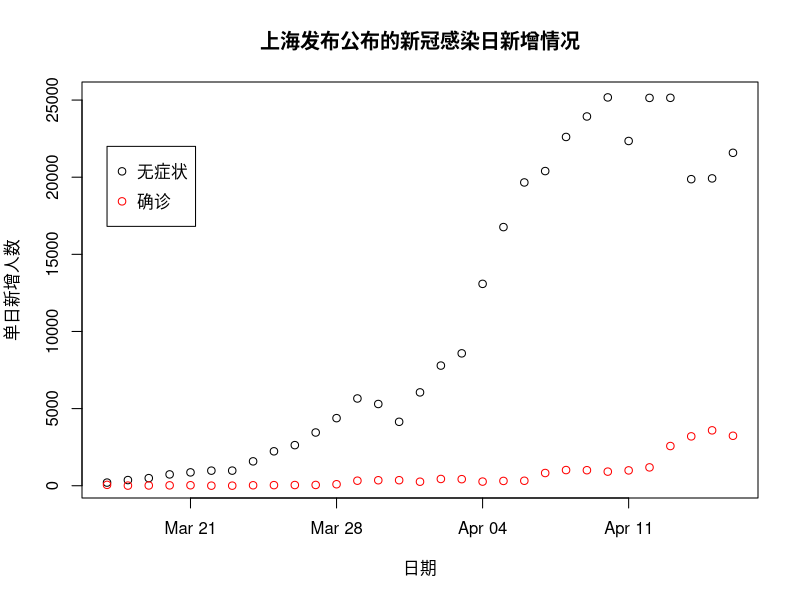
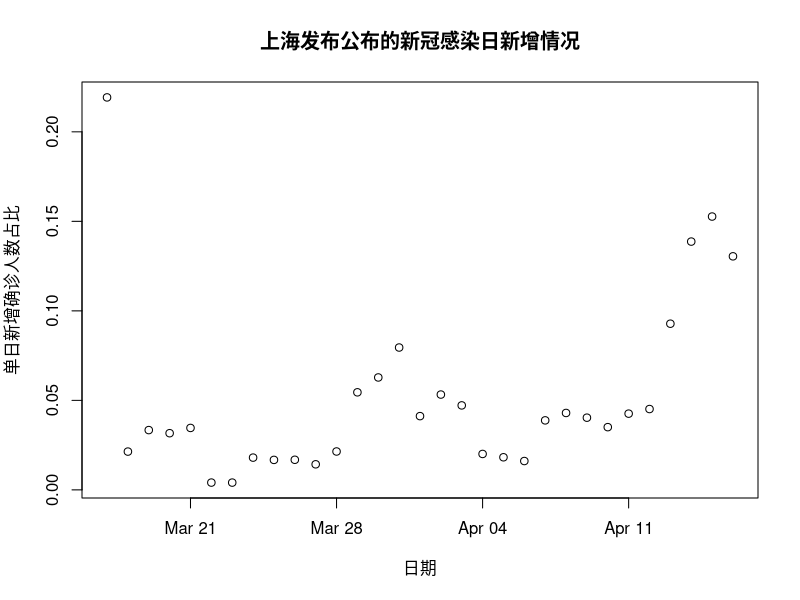
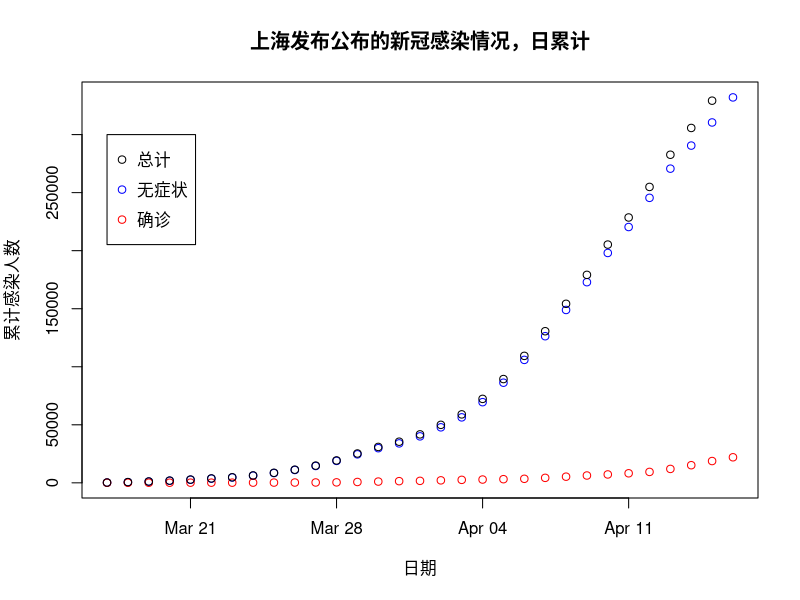
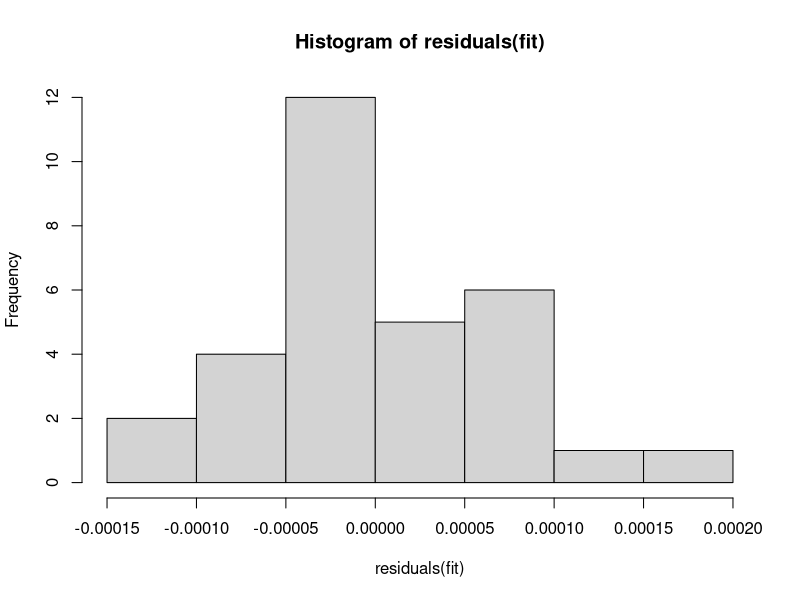
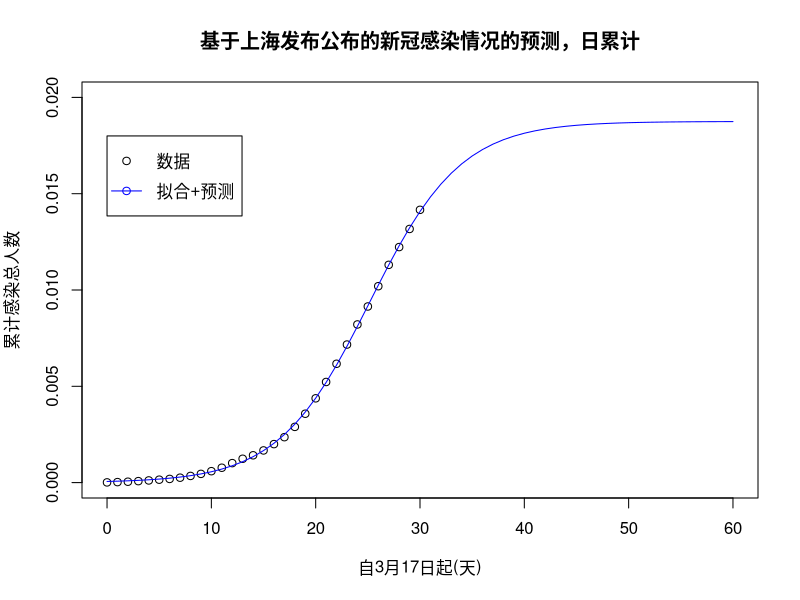
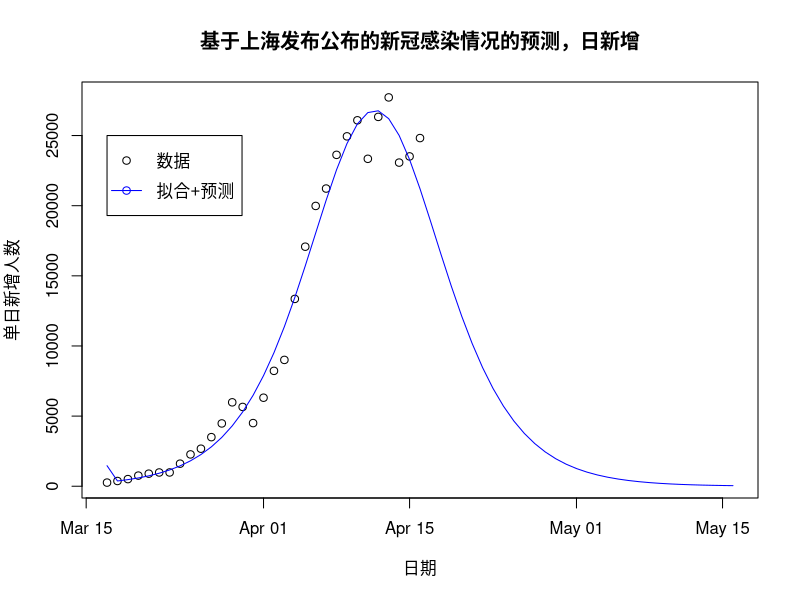

The R script that drew these images, in order:
## ---- chunk 1
knitr::opts_chunk$set(echo = TRUE)
## ---- chunk 2
df <- read.csv("SH_COVID19.csv")
df$date <- as.Date(df$date)
df[(nrow(df)-5):nrow(df),]
## ---- chunk 3
plot(df$date,df$new.asympt.cases, col="black",
     xlab="日期", ylab="单日新增人数")
points(df$date,df$new.cases, col="red")
legend(df$date[1], 22000, c("无症状","确诊"), col=c("black","red"), 
       pch=c(1,1), y.intersp=1.5)
title("上海发布公布的新冠感染日新增情况")
## ---- chunk 4
plot(df$date, df$new.cases/(df$new.asympt.cases+df$new.cases), col="black",
     xlab="日期", ylab="单日新增确诊人数占比")
title("上海发布公布的新冠感染日新增情况")
## ---- chunk 5
T1n <- cumsum(df$new.cases)
T2n <- cumsum(df$new.asympt.cases)
Tn <- T1n + T2n
plot(df$date,T2n, col="blue",
     xlab="日期", ylab="累计感染人数")
points(df$date, T1n, col="red")
points(df$date, Tn, col="black")
legend(df$date[1], 300000, c("总计","无症状","确诊"), col=c("black","blue","red"), 
       pch=c(1,1), y.intersp=1.5)
title("上海发布公布的新冠感染情况，日累计")
## ---- chunk 6
population <- 2.5e7
infection <- data.frame(In = Tn / population,
                        t = seq(from=0,to=length(df$date)-1,by=1))
fit <- nls(In ~ SSlogis(t, Asym, xmid, scal), data=infection)
summary(fit)
## ---- chunk 7
hist(residuals(fit),breaks=10)
## ---- chunk 8
t1 <- seq(from=0,to=60,by=1)
plot(In ~ t, data=infection, col="black", xlim=c(0,60), ylim=c(0,0.02),
     xlab="自3月17日起(天)", ylab="累计感染总人数")
lines(t1, as.numeric(predict(fit, newdata=data.frame(t=t1))), col="blue")
legend(0, 0.018, c("数据","拟合+预测"), col=c("black","blue"), 
       pch=c(1,1), lty=c(0,1), y.intersp=1.5)
title("基于上海发布公布的新冠感染情况的预测，日累计")
## ---- chunk 9
d <- diff(c(0,as.numeric(predict(fit, newdata=data.frame(t=t1)))))
newdate <- seq.Date(from=df$date[1],to=as.Date(df$date[1]+60),by="day")
plot(df$date, df$new.asympt.cases+df$new.cases, col="black", xlim=c(newdate[1],newdate[61]),
     xlab="日期", ylab="单日新增人数")
lines(newdate, population * d, col="blue")
legend(newdate[1], 25000, c("数据","拟合+预测"), col=c("black","blue"), 
       pch=c(1,1), lty=c(0,1), y.intersp=1.5)
title("基于上海发布公布的新冠感染情况的预测，日新增")
